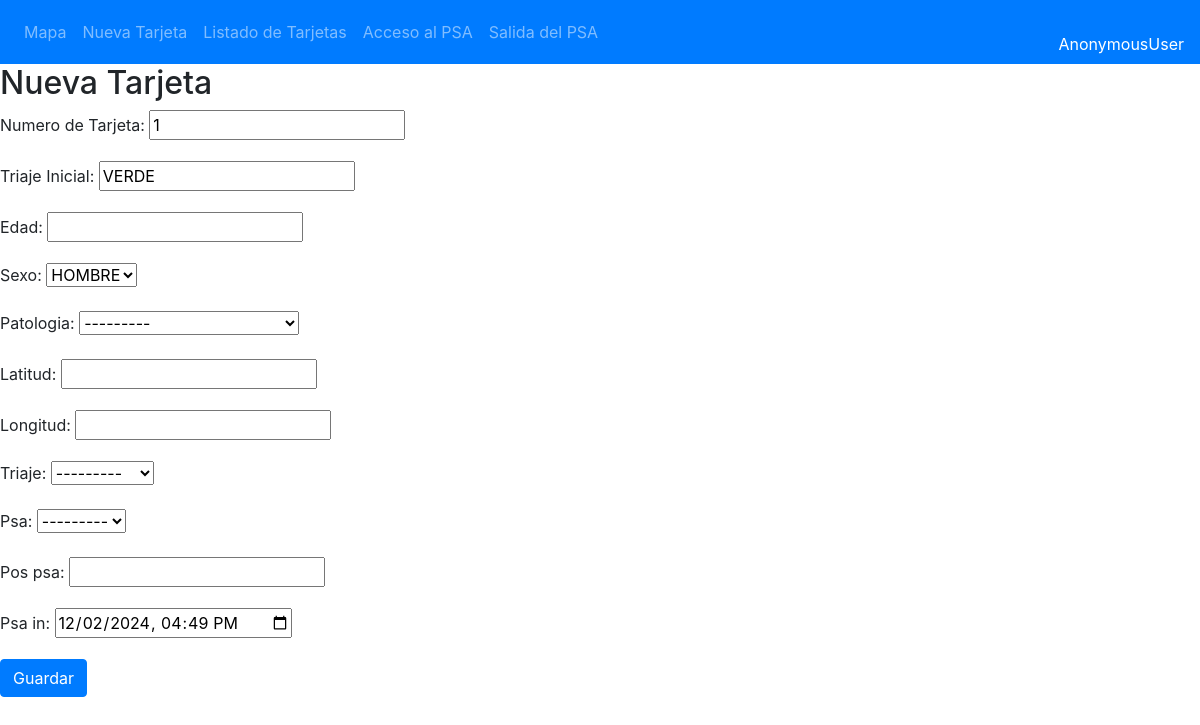
/tarjetas/tarjeta_psa_in/2/, run on an earlier commit of the app's database.
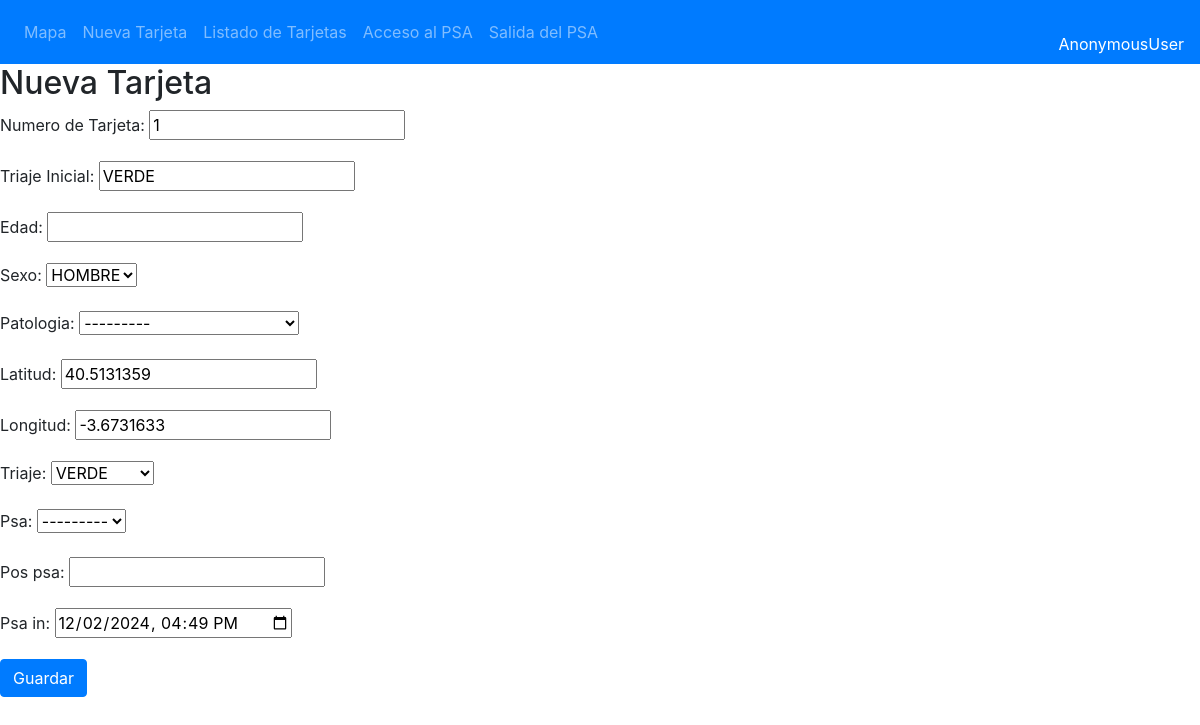
And on a later commit of the database.
### tarjetas/models.py (models this page shows, shortened)
class Tarjeta(models.Model):
    TRIAJE = (
        ('VERDE', 'VERDE'),
        ('AMARILLO','AMARILLO'),
        ('ROJO', 'ROJO'),
        ('MORADO', 'MORADO'),
        ('NEGRO', 'NEGRO'),
    )
    ESTADO_TRASLADO = (
        ('PENDIENTE', 'PENDIENTE'),
        ('SOLICITADO', 'SOLICITADO'),
        ('GESTIONADO', 'GESTIONADO'),
        ('SALIDA_PSA', 'SALIDA_PSA'),
        ('REALIZADO', 'REALIZADO'),
        ('ALTA LUGAR', 'ALTA LUGAR'),
    )
    SEXO = (
        ('HOMBRE', 'HOMBRE'),
        ('MUJER','MUJER'),
        ('NSNC', 'NS/NC'),
    )
    num_t = models.CharField(max_length=100, blank=False)
    edad = models.IntegerField(blank=True, null=True)
    sexo = models.CharField(max_length=32,choices=SEXO)
    filiacion = models.CharField(max_length=200, blank=True)
    patologia = models.ForeignKey(Patologia, models.DO_NOTHING, db_column='patologia', blank=True, null=True)
    diagnostico = models.CharField(max_length=500, blank=True)
    tratamiento = models.CharField(max_length=500, blank=True)
    traslada_a = models.ForeignKey(Destino, models.DO_NOTHING, db_column='destino', blank=True, null=True)
    traslada_por = models.CharField(max_length=50, blank=True)
    triaje_ini = models.CharField(max_length=10,choices=TRIAJE)
    triaje = models.CharField(max_length=10,choices=TRIAJE)
    estado_traslado = models.CharField(max_length=32,choices=ESTADO_TRASLADO)
    latitud = models.FloatField(blank=True, null=True)
    longitud = models.FloatField(blank=True, null=True)
    evento = models.ForeignKey(Evento, models.DO_NOTHING, db_column='evento', blank=True, null=True)
    hora_ini = models.DateTimeField(auto_now_add=True)
    psa_in = models.DateTimeField(blank=True, null=True)
    psa_out = models.DateTimeField(blank=True, null=True)
    dest_in = models.DateTimeField(blank=True, null=True)
    hora_fin = models.DateTimeField(blank=True, null=True)
    pos_psa = models.CharField(max_length=100, blank=True)
    psa = models.ForeignKey(Psa, models.DO_NOTHING, db_column='psa', blank=True, null=True)

### tarjetas/views.py (the view)
# urls.py: path('tarjeta_psa_in/<int:tarjeta_id>/', views.tarjeta_psa_in, name='tarjeta_psa_in'),
def tarjeta_psa_in(request, tarjeta_id):
    post = get_object_or_404(Tarjeta,id=tarjeta_id)
    if request.method == "POST":
        form = TarjetaPsaInForm(request.POST.copy(), instance=post)
        if form.is_valid():
            post = form.save()
            post.save()
            return redirect('roll_2', )
    else:
        form = TarjetaPsaInForm(instance=post)
    return render(request, 'tarjetas/tarjeta_psa_in.html', {'form': form})

### tarjetas/forms.py
class TarjetaPsaInForm(forms.ModelForm):
    class Meta:
        model = Tarjeta
        fields = ('num_t', 'triaje_ini', 'edad', 'sexo', 'patologia', 'latitud', 'longitud', 'triaje', 'psa', 'pos_psa', 'psa_in')
        labels = {
            'num_t': 'Numero de Tarjeta',
            'triaje_ini': 'Triaje Inicial',
        }
        widgets = {
            'num_t': forms.TextInput(attrs={'readonly': 'readonly'}),
            'triaje_ini': forms.TextInput(attrs={'readonly': 'readonly'}),
            'latitud': forms.TextInput(attrs={'id': 'id_latitud', 'readonly': 'readonly'}),
            'longitud': forms.TextInput(attrs={'id': 'id_longitud', 'readonly': 'readonly'}),
            'psa_in': forms.DateTimeInput(attrs={'type': 'datetime-local'}, format='%d/%m/%Y %H:%M'),
        }
    def __init__(self, *args, **kwargs):
        super().__init__(*args, **kwargs)
        self.fields['psa_in'].initial = now().strftime('%d/%m/%Y %H:%M')

### tarjetas/models.py (called while the page is built)
    def __str__(self):
        return self.tipo

    def __str__(self):
        return self.lugar

### tarjetas/templates/tarjetas/tarjeta_psa_in.html (shortened to what this page needs)
{% extends "base.html" %}
  {% block content %}
  <h2>Nueva Tarjeta</h2>
  <form method="POST" class="form-group">{% csrf_token %}
    {{ form.as_p }}
    <button type="submit" class="btn btn-primary">Guardar</button>
  </form>
  {% endblock %}

### tarjetas/templates/base.html (shortened to what this page needs)
<!doctype html>
<html lang="es">
  {% load i18n %}
  {% load static %}
  <head>
    <link rel="stylesheet" href="https://stackpath.bootstrapcdn.com/bootstrap/4.3.1/css/bootstrap.min.css">
    <link rel="stylesheet" href="https://unpkg.com/leaflet@1.9.4/dist/leaflet.css" />
  </head>
<body>
  <nav class="navbar navbar-expand-lg  navbar-dark bg-primary">
    <ul class="navbar-nav mr-auto">
      <li class="nav-item">
        <li class="nav-item {% if  request.path == '#' %}active bg-danger2{% endif %}">
          <a class="nav-link" aria-current="page" href="#">Mapa</a>
      </li>
        <li class="nav-item {% if  request.path == '/tarjetas/roll_1/' %}active bg-danger2{% endif %}">
        <a class="nav-link" aria-current="page" href="/tarjetas/roll_1/">Nueva Tarjeta</a>
      </li>
      <li class="nav-item {% if  request.path == '/tarjetas/tarjetas_list/' %}active bg-danger2{% endif %}">
        <a class="nav-link" aria-current="page" href="/tarjetas/tarjetas_list/">Listado de Tarjetas</a>
      </li>
      <li class="nav-item {% if  request.path == '/tarjetas/roll_2/' %}active bg-danger2{% endif %}">
        <a class="nav-link" aria-current="page" href="/tarjetas/roll_2/">Acceso al PSA</a>
      </li>
      <li class="nav-item {% if  request.path == '/tarjetas/roll_3/' %}active bg-danger2{% endif %}">
        <a class="nav-link" aria-current="page" href="/tarjetas/roll_3/">Salida del PSA</a>
      </li>
    </ul>
    <ul class="nav navbar-nav ml-auto">
      <li class="nav-item ">
        <span class="text-white" ><a href="{% url 'logout' %}"style="color:#FFFFFF;" FONT COLOR="white"> {{request.user}} </a>  </span>
      </li>
    </ul>
  </nav>
  {% block content %}{% endblock content %}
      </body>
</html>

What changed in the data, as far as the page shows it:
changed Tarjeta "VERDE": latitud (not shown) → "40.5131359"; longitud (not shown) → "-3.6731633"; triaje "---------" → "VERDE"
